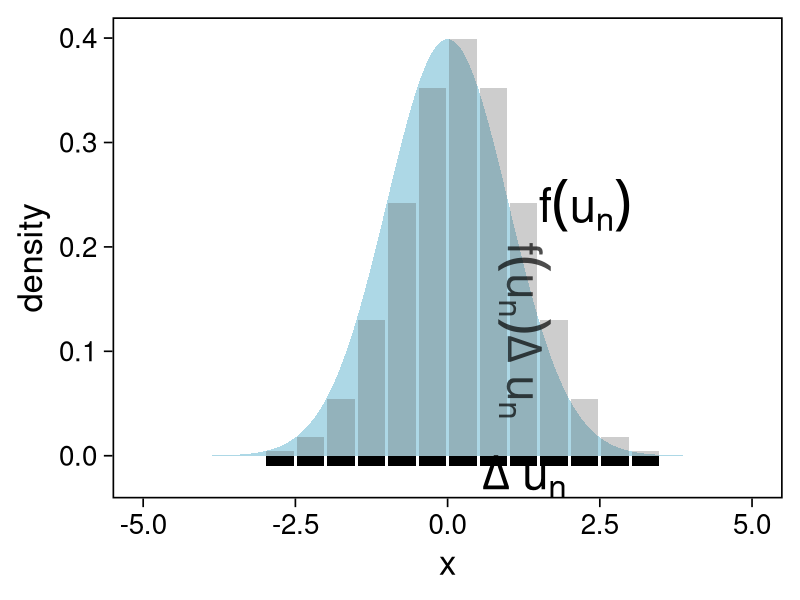
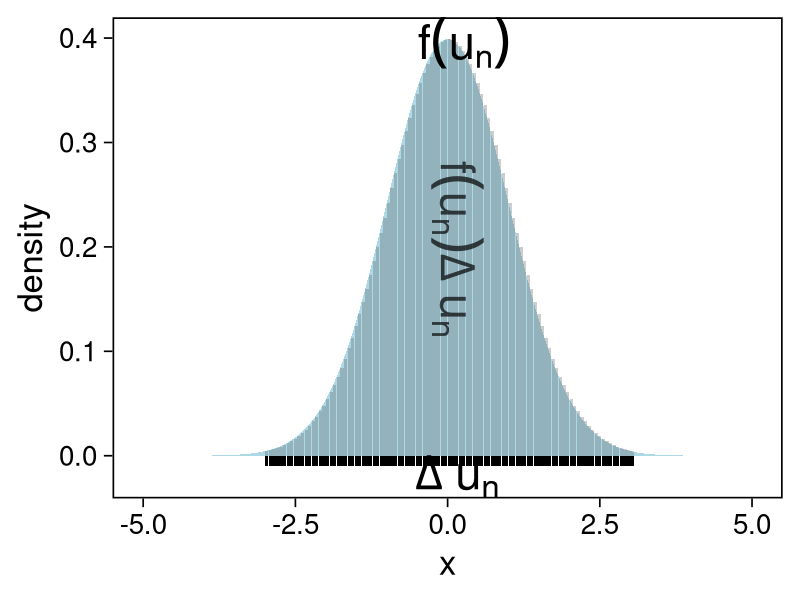
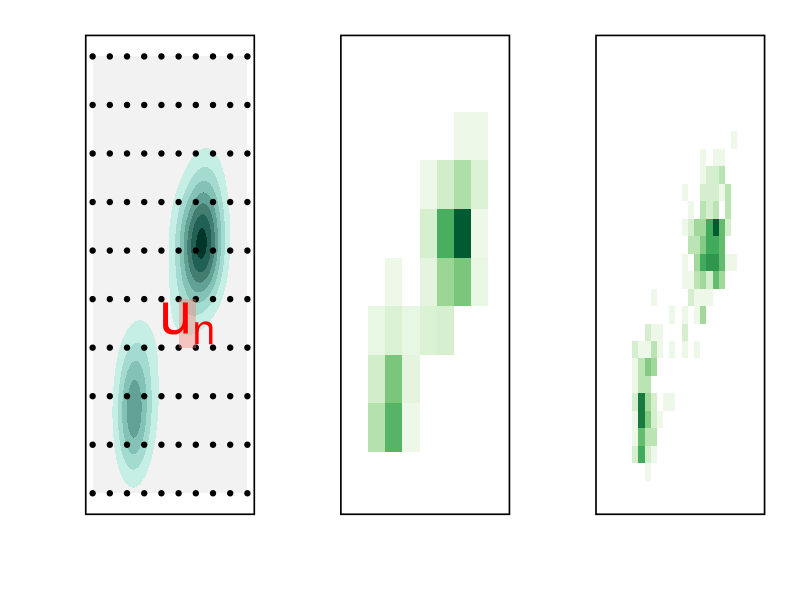
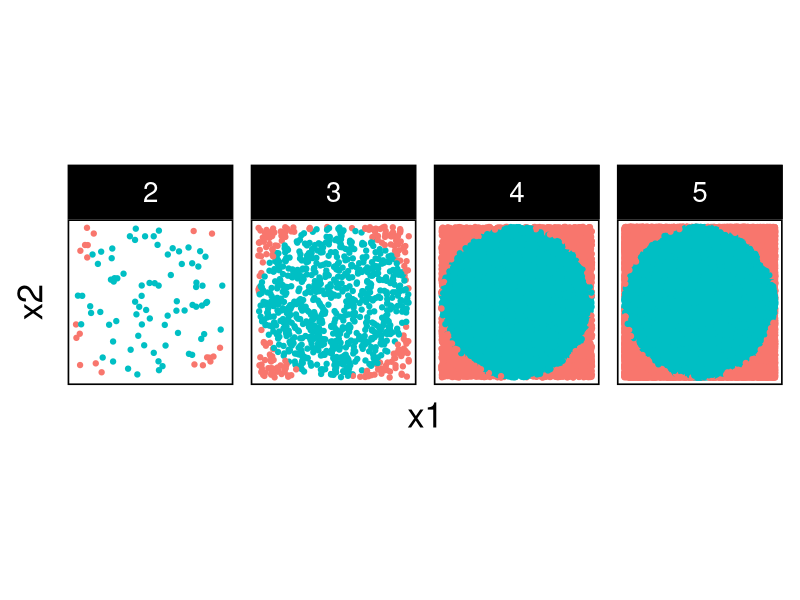
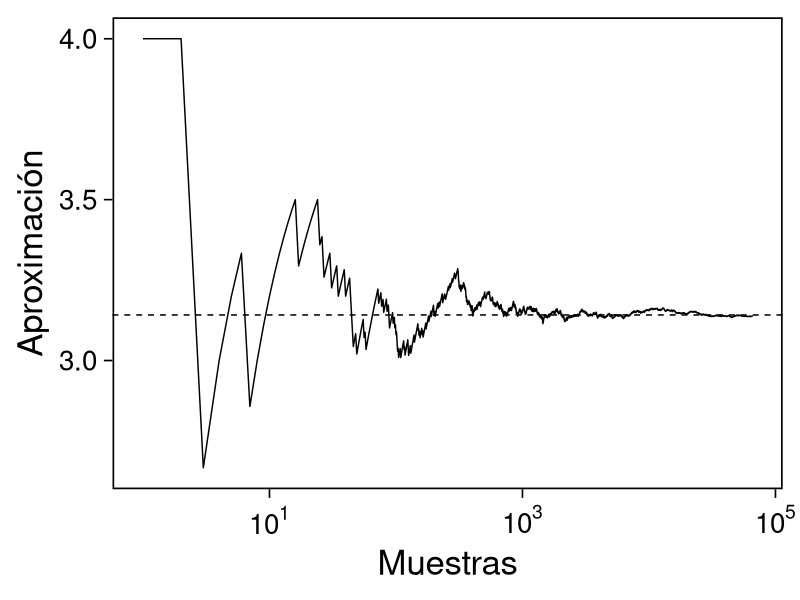
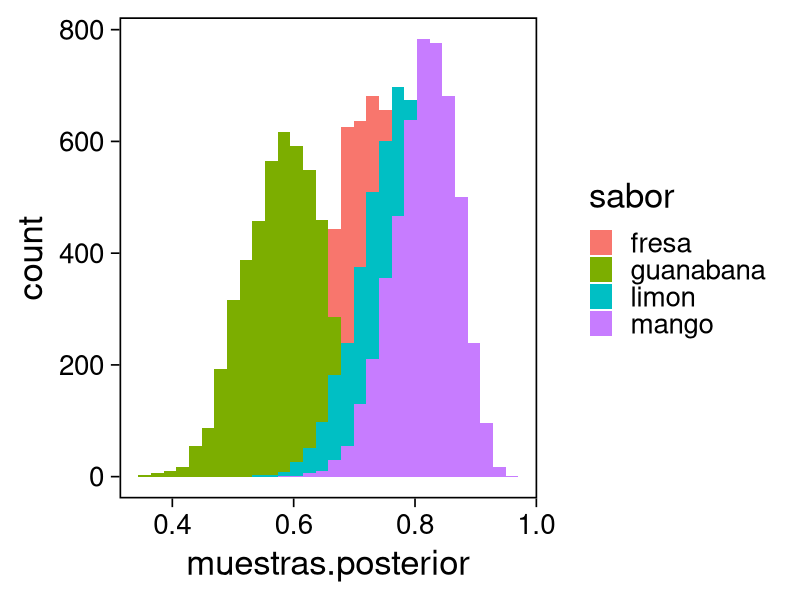
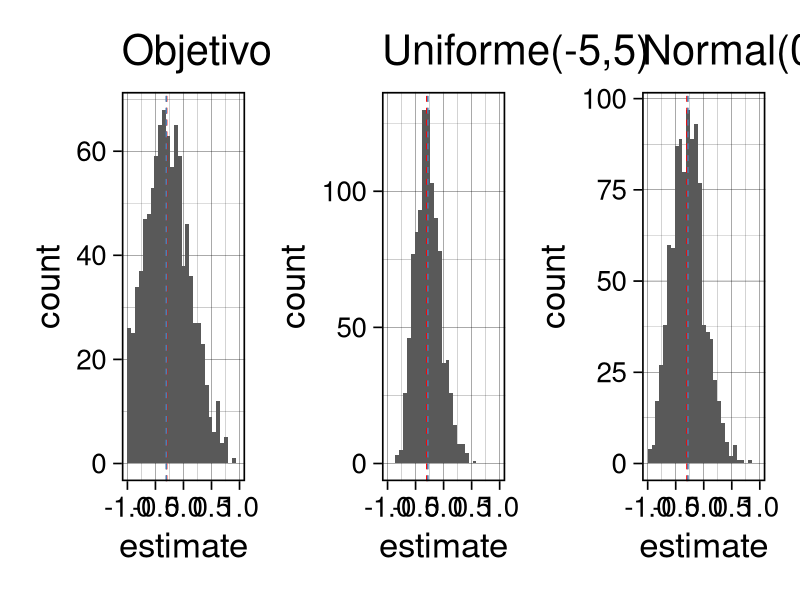

Here is the R script that generated these plots, in order:
## Setup --------------------------------------------------

library(tidyverse)
library(patchwork)
library(scales)
## Cambia el default del tamaño de fuente 
theme_set(theme_linedraw(base_size = 25))

## Cambia el número de decimales para mostrar
options(digits = 2)

sin_lineas <- theme(panel.grid.major = element_blank(),
                    panel.grid.minor = element_blank())
color.itam  <- c("#00362b","#004a3b", "#00503f", "#006953", "#008367", "#009c7b", "#00b68f", NA)

sin_lineas <- theme(panel.grid.major = element_blank(), panel.grid.minor = element_blank())
sin_leyenda <- theme(legend.position = "none")
sin_ejes <- theme(axis.ticks = element_blank(), 
      axis.text = element_blank())

## Ejemplo de integracion numerica -----------------------

grid.n          <- 11                 # Número de celdas 
grid.size       <- 6/(grid.n+1)       # Tamaño de celdas en el intervalo [-3, 3]
norm.cuadrature <- tibble(x = seq(-3, 3, by = grid.size), y = dnorm(x) )


norm.density <- tibble(x = seq(-5, 5, by = .01), 
       y = dnorm(x) )

norm.cuadrature |>
  ggplot(aes(x=x + grid.size/2, y=y)) + 
  geom_area(data = norm.density, aes(x = x, y = y), fill = 'lightblue') + 
  geom_bar(stat="identity", alpha = .3) + 
  geom_bar(aes(x = x + grid.size/2, y = -0.01), fill = 'black', stat="identity") + 
  sin_lineas + xlab('x') + ylab("density") + 
  annotate('text', label = expression(Delta~u[n]),
           x = .01 + 5 * grid.size/2, y = -.02, size = 12) + 
  annotate('text', label = expression(f(u[n]) ),
           x = .01 + 9 * grid.size/2, y = dnorm(.01 + 4 * grid.size/2), size = 12) + 
  annotate('text', label = expression(f(u[n]) * Delta~u[n]), 
           x = .01 + 5 * grid.size/2, y = dnorm(.01 + 4 * grid.size/2)/2, 
           angle = -90, alpha = .7, size = 12)

grid.n          <- 101                 # Número de celdas 
grid.size       <- 6/(grid.n+1)       # Tamaño de celdas en el intervalo [-3, 3]
norm.cuadrature <- tibble(x = seq(-3, 3, by = grid.size), y = dnorm(x) )

norm.cuadrature |>
    ggplot(aes(x=x + grid.size/2, y=y)) + 
    geom_area(data = norm.density, aes(x = x, y = y), fill = 'lightblue') + 
    geom_bar(stat="identity", alpha = .3) + 
    geom_bar(aes(x = x + grid.size/2, y = -0.01), fill = 'black', stat="identity") + 
    sin_lineas + xlab('x') + ylab("density") + 
    annotate('text', label = expression(Delta~u[n]),
             x = .01 + 5 * grid.size/2, y = -.02, size = 12) + 
    annotate('text', label = expression(f(u[n]) ),
             x = .01 + 9 * grid.size/2, y = dnorm(.01 + 4 * grid.size/2), size = 12) + 
    annotate('text', label = expression(f(u[n]) * Delta~u[n]), 
             x = .01 + 5 * grid.size/2, y = dnorm(.01 + 4 * grid.size/2)/2, 
             angle = -90, alpha = .7, size = 12)

crear_log_post <- function(n, k){
  function(theta){
    verosim <- k * log(theta) + (n - k) * log(1 - theta)
    inicial <- log(2) + log(theta)
    verosim + inicial
  }
}

# observamos 3 éxitos en 4 pruebas:
log_post <- crear_log_post(4, 3)
prob_post <- function(x) { exp(log_post(x))}
# integramos numéricamente
p_x <- integrate(prob_post, lower = 0, upper = 1, subdivisions = 100L)
p_x

media_funcion <- function(theta){
  theta * prob_post(theta) / p_x$value
}
integral_media <- integrate(media_funcion,
                            lower = 0, upper = 1,
                            subdivisions = 100L)
media_post <- integral_media$value 
c(Numerico = media_post, Analitico = 5/(2+5))

canvas <- ggplot(faithful, aes(x = eruptions, y = waiting)) +
     xlim(0.5, 6) +
     ylim(40, 110)

    grid.size <- 10 - 1

    mesh <- expand.grid(x = seq(0.5, 6, by = (6-.5)/grid.size),
                        y = seq(40, 110, by = (110-40)/grid.size))

  g1 <- canvas +
      geom_density_2d_filled(aes(alpha = ..level..), bins = 8) +
      scale_fill_manual(values = rev(color.itam)) + 
      sin_lineas + theme(legend.position = "none") +
      geom_point(data = mesh, aes(x = x, y = y)) + 
      annotate("rect", xmin = .5 + 5 * (6-.5)/grid.size, 
                xmax = .5 + 6 * (6-.5)/grid.size, 
                ymin = 40 + 3 * (110-40)/grid.size, 
                ymax = 40 + 4 * (110-40)/grid.size,
                linestyle = 'dashed', 
               fill = 'salmon', alpha = .4) + ylab("") + xlab("") + 
      annotate('text', x = .5 + 5.5 * (6-.5)/grid.size, 
                       y = 40 + 3.5 * (110-40)/grid.size, 
               label = expression(u[n]), color = 'red', size = 15) +
        theme(axis.ticks = element_blank(), 
            axis.text = element_blank())


  g2 <- canvas + 
      stat_bin2d(aes(fill = after_stat(density)), binwidth = c((6-.5)/grid.size, (110-40)/grid.size)) +
      sin_lineas + theme(legend.position = "none") +
      theme(axis.ticks = element_blank(), 
              axis.text = element_blank()) +
      scale_fill_distiller(palette = "Greens", direction = 1) + 
      sin_lineas + theme(legend.position = "none") +
      ylab("") + xlab("")

  g3 <- canvas + 
      stat_bin2d(aes(fill = after_stat(density)), binwidth = c((6-.5)/25, (110-40)/25)) +
      sin_lineas + theme(legend.position = "none") +
      theme(axis.ticks = element_blank(), 
              axis.text = element_blank()) +
      scale_fill_distiller(palette = "Greens", direction = 1) + 
      sin_lineas + theme(legend.position = "none") +
      ylab("") + xlab("")

g1 + g2 + g3

## Integración Monte Carlo ----------------------------------- 
genera_dardos <- function(n = 100){
    tibble(x1 = runif(n, min = -1, max = 1), 
           x2 = runif(n, min = -1, max = 1)) %>% 
      mutate(resultado = ifelse(x1**2 + x2**2 <= 1., 1., 0.))
  }

  dardos <- tibble(n = seq(2,5)) %>% 
    mutate(datos = map(10**n, genera_dardos)) %>% 
    unnest() 

  dardos %>% 
    ggplot(aes(x = x1, y = x2)) + 
      geom_point(aes(color = factor(resultado))) + 
      facet_wrap(~n, nrow = 1) +  
    sin_lineas + sin_ejes + sin_leyenda + coord_equal()

dardos |>
  group_by(n) |>
  summarise(aprox = 4 * mean(resultado)) |>
  as.data.frame()

set.seed(1087)

genera_dardos(n = 2**16) %>% 
  mutate(n = seq(1, 2**16), 
         approx = cummean(resultado) * 4) %>% 
  ggplot(aes(x = n, y = approx)) + 
    geom_line() + 
    geom_hline(yintercept = pi, linetype = 'dashed') + 
    scale_x_continuous(trans='log10', 
                       labels = trans_format("log10", math_format(10^.x))) + 
  ylab('Aproximación') + xlab("Muestras") + sin_lineas

### Ejemplo proporciones ------------------

theta <- rbeta(10000, 5, 2)
media_post <- mean(theta)
momento_2_post <- mean(theta^2)
c(mu_1 = media_post, mu_2 = momento_2_post)

mean(exp(theta) > 2)

### Ejemplo helados -------------------------

datos <- tibble(
  sabor = c("fresa", "limon", "mango", "guanabana"),
  n = c(50, 45, 51, 50), gusto = c(36, 35, 42, 29)) %>% 
  mutate(prop_gust = gusto / n)

datos |>
as.data.frame()

datos <- datos |>
  mutate(a_post = gusto + 2,
         b_post = n - gusto + 1,
         media_post = a_post/(a_post + b_post))
datos |>
  as.data.frame()

modelo_beta <- function(params, n = 5000){
  rbeta(n, params$alpha, params$beta)
}

## Generamos muestras de la posterior
paletas <- datos |>
  mutate(alpha = a_post, beta = b_post) |>
  nest(params.posterior = c(alpha, beta)) |>
  mutate(muestras.posterior = map(params.posterior, modelo_beta)) |>
  select(sabor, muestras.posterior)

paletas |>
  unnest(muestras.posterior) |>
  ggplot(aes(muestras.posterior)) +
  geom_histogram(aes(fill = sabor), position = "identity" ) +
  sin_lineas

## Utilizamos el metodo Monte Carlo para aproximar la integral. 
paletas |>
  unnest(muestras.posterior) |>
  mutate(id = rep(seq(1, 5000), 4)) |> group_by(id) |>
  summarise(favorito = sabor[which.max(muestras.posterior)]) |>
  group_by(favorito) |> tally() |>
  mutate(prop = n/sum(n)) |>
  as.data.frame()

crea_mezcla <- function(weights){
    function(x){
      weights$w1 * dnorm(x, mean = -1.5, sd = .5) +
        weights$w2 * dnorm(x, mean = 1.5, sd = .7)
    }
  }
objetivo <- crea_mezcla(list(w1 = .6, w2 = .4))

muestras_mezcla <- function(id){
  n <- 100
  tibble(u = runif(n)) |>
    mutate(muestras = ifelse(u <= .6,
                             rnorm(1, -1.5, sd = .5),
                             rnorm(1,  1.5, sd = .7))) |>
    pull(muestras)
}

muestras.mezcla <- tibble(id = 1:1000) |>
  mutate(muestras  = map(id, muestras_mezcla)) |>
  unnest(muestras) |>
  group_by(id) |>
  summarise(estimate = mean(muestras))

g0 <- muestras.mezcla |>
  ggplot(aes(estimate)) +
  geom_histogram() +
  geom_vline(xintercept = -1.5 * .6 + 1.5 * .4, lty = 2, color = 'red') +
  geom_vline(xintercept = mean(muestras.mezcla$estimate), lty = 2, color = 'steelblue') +
  xlim(-1, 1) +
  ggtitle("Objetivo")

muestras_uniforme <- function(id){
  n <- 100
  runif(n, -5, 5)
}

muestras.uniforme <- tibble(id = 1:1000) |>
  mutate(muestras  = map(id, muestras_uniforme)) |>
  unnest(muestras) |>
  mutate(pix = objetivo(muestras),
         gx  = dunif(muestras, -5, 5),
         wx  = pix/gx) |>
  group_by(id) |>
  summarise(estimate = sum(muestras * wx)/sum(wx))

g1 <- muestras.uniforme |>
  ggplot(aes(estimate)) +
  geom_histogram() +
  geom_vline(xintercept = -1.5 * .6 + 1.5 * .4, lty = 2, color = 'red') +
  geom_vline(xintercept = mean(muestras.uniforme$estimate), lty = 2, color = 'steelblue') +
  xlim(-1, 1) +
  ggtitle("Uniforme(-5,5)")

muestras_importancia <- function(id){
  n <- 100
  rnorm(n, 0, sd = 1)
}  

muestras.normal  <- tibble(id = 1:1000) |>
  mutate(muestras  = map(id, muestras_importancia)) |>
  unnest(muestras) |>
  mutate(pix = objetivo(muestras),
         gx  = dnorm(muestras, 0, sd = 1),
         wx  = pix/gx) |>
  group_by(id) |>
  summarise(estimate = sum(muestras * wx)/sum(wx))

g2  <- muestras.normal |> ggplot(aes(estimate)) +
  geom_histogram() +
  geom_vline(xintercept = -1.5 * .6 + 1.5 * .4, lty = 2, color = 'red') +
  geom_vline(xintercept = mean(muestras.normal$estimate), lty = 2, color = 'steelblue') +
  xlim(-1, 1) +
  ggtitle("Normal(0, 2)")

g0 + g1 + g2
